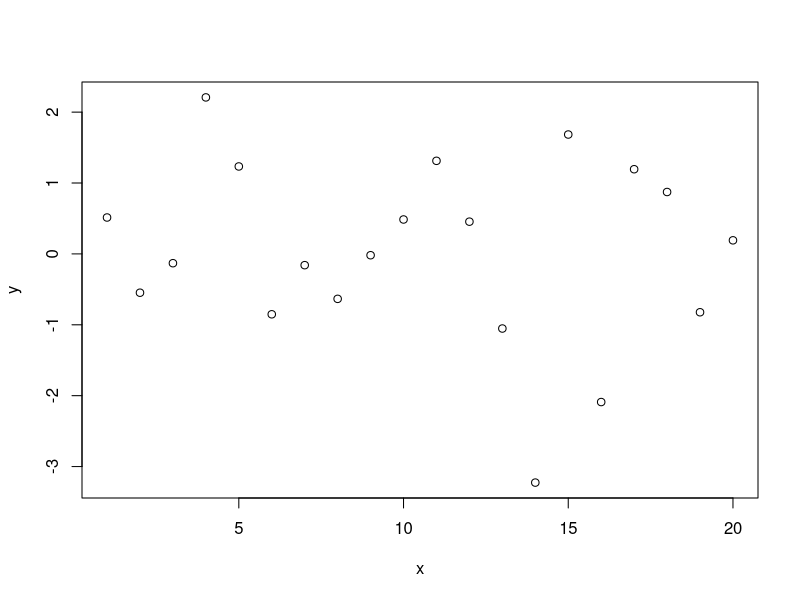

R code for this plot:
## ---- chunk 1
x <- 1:20
x
## ---- chunk 2
mean(x)
## ---- chunk 3
y <- rnorm(n = 20)
plot(y ~ x)
